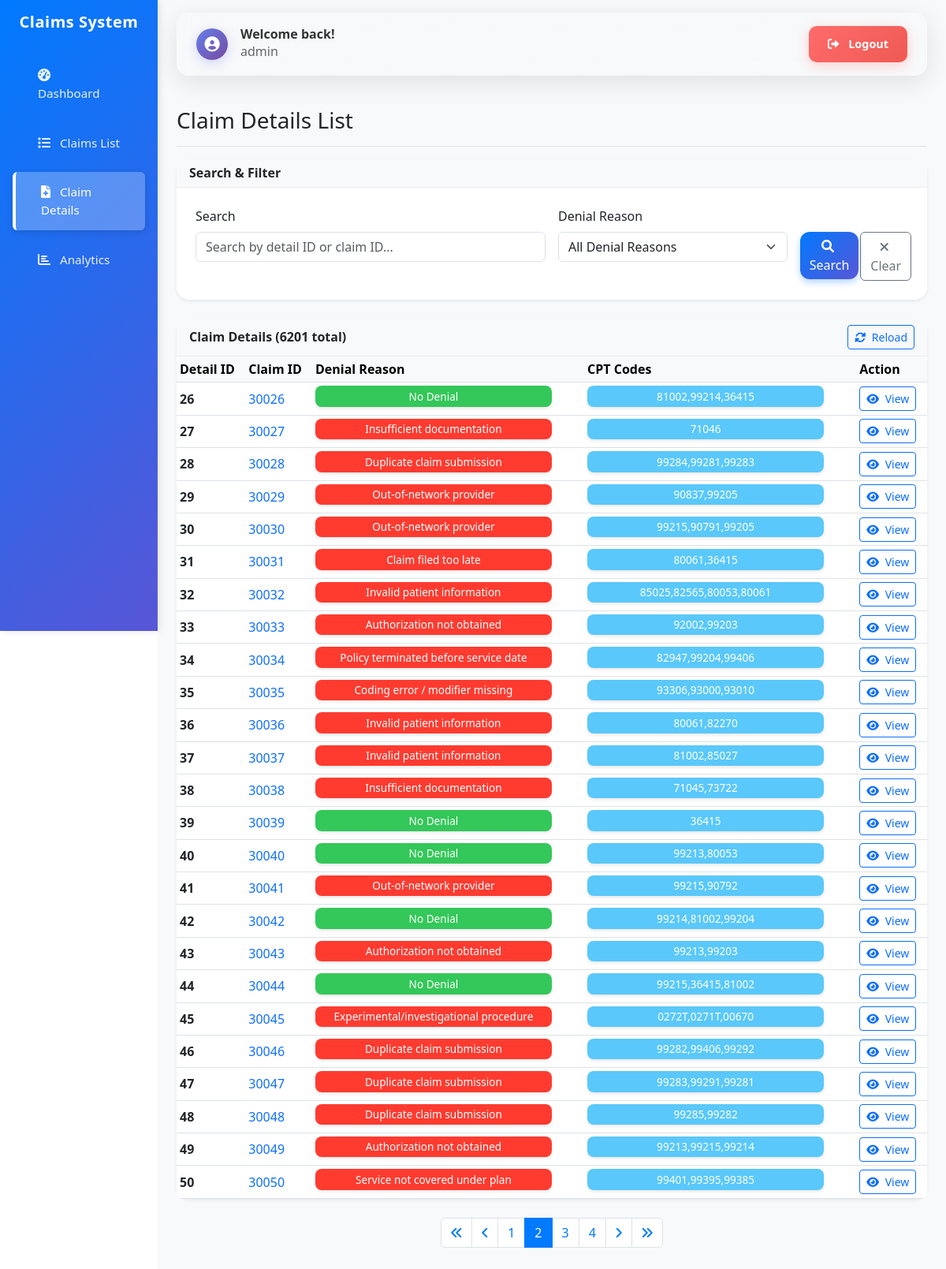
Screenshot of /dashboard/claim-details/?page=2 (signed in) with the database file from the repository.
### claims/models.py (models this page shows, shortened)
class ClaimDetail(models.Model):
    id = models.IntegerField(primary_key=True)
    claim_id = models.BigIntegerField()
    denial_reason = models.CharField(max_length=500, blank=True, null=True)
    cpt_codes = models.CharField(max_length=500, blank=True, null=True)
    class Meta:
        db_table = 'claim_detail'
        verbose_name = 'Claim Detail'
        verbose_name_plural = 'Claim Details'

### claims/views.py (the view)
# urls.py: path('claim-details/', views.claim_details_list, name='claim_details_list'),
@login_required
def claim_details_list(request):
    details = ClaimDetail.objects.all()
    search_query = request.GET.get('search', '')
    if search_query:
        details = details.filter(
            Q(claim_id__icontains=search_query) |
            Q(denial_reason__icontains=search_query) |
            Q(cpt_codes__icontains=search_query)
        )
    denial_filter = request.GET.get('denial_reason', '')
    if denial_filter:
        if denial_filter == 'No Denial':
            details = details.filter(denial_reason__isnull=True) | details.filter(denial_reason='')
        else:
            details = details.filter(denial_reason=denial_filter)
    denial_reasons = ClaimDetail.objects.exclude(
        denial_reason__isnull=True
    ).exclude(
        denial_reason=''
    ).values_list('denial_reason', flat=True).distinct()
    details = details.order_by('id')  # Order by ID for consistent pagination
    paginator = Paginator(details, 25)
    page_number = request.GET.get('page')
    page_obj = paginator.get_page(page_number)
    context = {
        'page_obj': page_obj,
        'search_query': search_query,
        'denial_filter': denial_filter,
        'denial_reasons': denial_reasons,
    }
    return render(request, 'claims/claim_details_list.html', context)

### templates/claims/claim_details_list.html (shortened to what this page needs)
{% extends 'base.html' %}
{% block content %}
<div class="d-flex justify-content-between flex-wrap flex-md-nowrap align-items-center pt-3 pb-2 mb-3 border-bottom">
    <h1 class="h2 fs-3 fs-md-2">Claim Details List</h1>
</div>
<div class="card shadow-sm mb-4" x-data="{
    searchQuery: '{{ search_query }}'
}">
    <div class="card-header bg-light">
        <h6 class="m-0 fw-bold fs-6">Search & Filter</h6>
    </div>
    <div class="card-body p-3 p-md-4">
        <form method="get" class="row g-3">
            <div class="col-12 col-sm-6 col-lg-6">
                <label for="search" class="form-label">Search</label>
                <input type="text" class="form-control" id="search" name="search"
                       value="{{ search_query }}" placeholder="Search by detail ID or claim ID...">
            </div>
            <div class="col-12 col-sm-6 col-lg-4">
                <label for="denial_reason" class="form-label">Denial Reason</label>
                <select class="form-select" id="denial_reason" name="denial_reason">
                    <option value="">All Denial Reasons</option>
                </select>
            </div>
            <div class="col-12 col-sm-6 col-lg-1">
                <label class="form-label">&nbsp;</label>
                <div class="d-grid">
                    <button type="submit" class="btn btn-primary">
                        <i class="fas fa-search me-1"></i>
                        <span class="d-none d-sm-inline">Search</span>
                    </button>
                </div>
            </div>
            <div class="col-12 col-sm-6 col-lg-1">
                <label class="form-label">&nbsp;</label>
                <div class="d-grid">
                    <a href="{% url 'claims:claim_details_list' %}" class="btn btn-outline-secondary">
                        <i class="fas fa-times me-1"></i>
                        <span class="d-none d-sm-inline">Clear</span>
                    </a>
                </div>
            </div>
        </form>
    </div>
</div>
<div class="row g-3 mb-4">
    <div class="col-12">
        <div class="card shadow-sm">
            <div class="card-header bg-light d-flex justify-content-between align-items-center">
                <h6 class="m-0 fw-bold fs-6">Claim Details ({{ page_obj.paginator.count }} total)</h6>
                <div class="btn-group" role="group">
                    <button type="button" class="btn btn-outline-primary btn-sm" onclick="reloadClaimDetails()">
                        <i class="fas fa-sync-alt me-1"></i>
                        <span class="d-none d-sm-inline">Reload</span>
                    </button>
                </div>
            </div>
            <div class="card-body p-0">
                <div class="table-responsive claim-line-items">
                    <table class="table table-hover table-sm mb-0">
                        <thead class="table-light">
                            <tr>
                                <th class="text-nowrap">Detail ID</th>
                                <th class="text-nowrap">Claim ID</th>
                                <th class="text-nowrap">Denial Reason</th>
                                <th class="text-nowrap">CPT Codes</th>
                                <th class="text-nowrap">Action</th>
                            </tr>
                        </thead>
                        <tbody>
                            {% for detail in page_obj %}
                            <tr>
                                <td class="text-nowrap"><strong>{{ detail.id }}</strong></td>
                                <td class="text-nowrap">
                                    <a href="{% url 'claims:claim_detail' detail.claim_id %}" class="text-decoration-none">
                                        {{ detail.claim_id }}
                                    </a>
                                </td>
                                <td class="text-break">
                                    {% if detail.denial_reason %}
                                        <span class="badge bg-danger diagnosis-badge">{{ detail.denial_reason }}</span>
                                    {% else %}
                                        <span class="badge bg-success diagnosis-badge">No Denial</span>
                                    {% endif %}
                                </td>
                                <td class="text-break">
                                    {% if detail.cpt_codes %}
                                        <span class="badge bg-info diagnosis-badge">{{ detail.cpt_codes }}</span>
                                    {% else %}
                                        <span class="text-muted">-</span>
                                    {% endif %}
                                </td>
                                <td class="text-nowrap">
                                    <div class="btn-group" role="group">
                                        <a href="{% url 'claims:claim_detail' detail.claim_id %}" class="btn btn-sm btn-outline-primary">
                                            <i class="fas fa-eye me-1"></i>
                                            <span class="d-none d-sm-inline">View</span>
                                        </a>
                                    </div>
                                </td>
                            </tr>
                            {% endfor %}
                        </tbody>
                    </table>
                </div>
            </div>
        </div>
    </div>
</div>
{% if page_obj.has_other_pages %}
<div class="row">
    <div class="col-12">
        <nav aria-label="Claim details pagination">
            <ul class="pagination justify-content-center">
                {% if page_obj.has_previous %}
                <li class="page-item">
                    <a class="page-link" href="?page=1{% if search_query %}&search={{ search_query }}{% endif %}{% if denial_filter %}&denial_reason={{ denial_filter }}{% endif %}">
                        <i class="fas fa-angle-double-left"></i>
                    </a>
                </li>
                <li class="page-item">
                    <a class="page-link" href="?page={{ page_obj.previous_page_number }}{% if search_query %}&search={{ search_query }}{% endif %}{% if denial_filter %}&denial_reason={{ denial_filter }}{% endif %}">
                        <i class="fas fa-angle-left"></i>
                    </a>
                </li>
                {% endif %}
                {% for num in page_obj.paginator.page_range %}
                    {% if page_obj.number == num %}
                    <li class="page-item active">
                        <span class="page-link">{{ num }}</span>
                    </li>
                    {% elif num > page_obj.number|add:'-3' and num < page_obj.number|add:'3' %}
                    <li class="page-item">
                        <a class="page-link" href="?page={{ num }}{% if search_query %}&search={{ search_query }}{% endif %}{% if denial_filter %}&denial_reason={{ denial_filter }}{% endif %}">{{ num }}</a>
                    </li>
                    {% endif %}
                {% endfor %}
                {% if page_obj.has_next %}
                <li class="page-item">
                    <a class="page-link" href="?page={{ page_obj.next_page_number }}{% if search_query %}&search={{ search_query }}{% endif %}{% if denial_filter %}&denial_reason={{ denial_filter }}{% endif %}">
                        <i class="fas fa-angle-right"></i>
                    </a>
                </li>
                <li class="page-item">
                    <a class="page-link" href="?page={{ page_obj.paginator.num_pages }}{% if search_query %}&search={{ search_query }}{% endif %}{% if denial_filter %}&denial_reason={{ denial_filter }}{% endif %}">
                        <i class="fas fa-angle-double-right"></i>
                    </a>
                </li>
                {% endif %}
            </ul>
        </nav>
    </div>
</div>
{% endif %}
{% endblock %}

### templates/base.html (shortened to what this page needs)
<!DOCTYPE html>
<html lang="en">
<head>
    <link href="https://cdn.jsdelivr.net/npm/bootstrap@5.3.0/dist/css/bootstrap.min.css" rel="stylesheet">
    <link href="https://cdnjs.cloudflare.com/ajax/libs/font-awesome/6.0.0/css/all.min.css" rel="stylesheet">
</head>
<body>
    <div class="container-fluid p-0">
        <div class="row g-0 m-0">
            <nav class="col-12 col-md-3 col-lg-2 d-md-block sidebar collapse offcanvas-md offcanvas-start" id="sidebarOffcanvas" tabindex="-1" aria-labelledby="sidebarOffcanvasLabel">
                <div class="offcanvas-body p-0">
                    <div class="position-sticky pt-3">
                        <div class="text-center mb-4 px-3">
                            <h4 class="text-white fs-5 fs-md-4">Claims System</h4>
                        </div>
                        <ul class="nav flex-column px-3">
                            <li class="nav-item">
                                <a class="nav-link {% if request.resolver_match.url_name == 'dashboard' %}active{% endif %}" href="{% url 'claims:dashboard' %}">
                                    <i class="fas fa-tachometer-alt me-2"></i>
                                    <span class="d-none d-sm-inline">Dashboard</span>
                                </a>
                            </li>
                            <li class="nav-item">
                                <a class="nav-link {% if request.resolver_match.url_name == 'claim_list' %}active{% endif %}" href="{% url 'claims:claim_list' %}">
                                    <i class="fas fa-list me-2"></i>
                                    <span class="d-none d-sm-inline">Claims List</span>
                                </a>
                            </li>
                            <li class="nav-item">
                                <a class="nav-link {% if request.resolver_match.url_name == 'claim_details_list' %}active{% endif %}" href="{% url 'claims:claim_details_list' %}">
                                    <i class="fas fa-file-medical me-2"></i>
                                    <span class="d-none d-sm-inline">Claim Details</span>
                                </a>
                            </li>
                            <li class="nav-item">
                                <a class="nav-link {% if request.resolver_match.url_name == 'analytics' %}active{% endif %}" href="{% url 'claims:analytics' %}">
                                    <i class="fas fa-chart-bar me-2"></i>
                                    <span class="d-none d-sm-inline">Analytics</span>
                                </a>
                            </li>
                        </ul>
                    </div>
                </div>
            </nav>
            <main class="col-12 col-md-9 ms-sm-auto col-lg-10 px-3 px-md-4 main-content">
                <div class="pt-3 pb-2 mb-3">
                    {% if user.is_authenticated %}
                    <div class="user-header mb-4">
                        <div class="d-flex flex-column flex-sm-row justify-content-between align-items-start align-items-sm-center gap-3">
                            <div class="welcome-section">
                                <div class="welcome-icon">
                                    <i class="fas fa-user-circle"></i>
                                </div>
                                <div class="welcome-text">
                                    <h6 class="welcome-title mb-0">Welcome back!</h6>
                                    <small class="welcome-subtitle">{{ user.username }}</small>
                                </div>
                            </div>
                            <div class="logout-section">
                                <a href="{% url 'logout' %}" class="btn btn-logout">
                                    <i class="fas fa-sign-out-alt me-2"></i>
                                    <span class="d-none d-sm-inline">Logout</span>
                                </a>
                            </div>
                        </div>
                    </div>
                    {% endif %}
                    {% block content %}{% endblock %}
                </div>
            </main>
        </div>
    </div>
</body>
</html>

### rows the page displays
ClaimDetail: id "26", claim_id "30026", shows "No Denial", cpt_codes "81002,99214,36415"
ClaimDetail: id "27", claim_id "30027", denial_reason "Insufficient documentation", cpt_codes "71046"
ClaimDetail: id "28", claim_id "30028", denial_reason "Duplicate claim submission", cpt_codes "99284,99281,99283"
ClaimDetail: id "29", claim_id "30029", denial_reason "Out-of-network provider", cpt_codes "90837,99205"
ClaimDetail: id "30", claim_id "30030", denial_reason "Out-of-network provider", cpt_codes "99215,90791,99205"
ClaimDetail: id "31", claim_id "30031", denial_reason "Claim filed too late", cpt_codes "80061,36415"
ClaimDetail: id "32", claim_id "30032", denial_reason "Invalid patient information", cpt_codes "85025,82565,80053,80061"
ClaimDetail: id "33", claim_id "30033", denial_reason "Authorization not obtained", cpt_codes "92002,99203"
ClaimDetail: id "34", claim_id "30034", denial_reason "Policy terminated before service date", cpt_codes "82947,99204,99406"
ClaimDetail: id "35", claim_id "30035", denial_reason "Coding error / modifier missing", cpt_codes "93306,93000,93010"
ClaimDetail: id "36", claim_id "30036", denial_reason "Invalid patient information", cpt_codes "80061,82270"
ClaimDetail: id "37", claim_id "30037", denial_reason "Invalid patient information", cpt_codes "81002,85027"
ClaimDetail: id "38", claim_id "30038", denial_reason "Insufficient documentation", cpt_codes "71045,73722"
ClaimDetail: id "39", claim_id "30039", shows "No Denial", cpt_codes "36415"
ClaimDetail: id "40", claim_id "30040", shows "No Denial", cpt_codes "99213,80053"
ClaimDetail: id "41", claim_id "30041", denial_reason "Out-of-network provider", cpt_codes "99215,90792"
ClaimDetail: id "42", claim_id "30042", shows "No Denial", cpt_codes "99214,81002,99204"
ClaimDetail: id "43", claim_id "30043", denial_reason "Authorization not obtained", cpt_codes "99213,99203"
ClaimDetail: id "44", claim_id "30044", shows "No Denial", cpt_codes "99215,36415,81002"
ClaimDetail: id "45", claim_id "30045", denial_reason "Experimental/investigational procedure", cpt_codes "0272T,0271T,00670"
ClaimDetail: id "46", claim_id "30046", denial_reason "Duplicate claim submission", cpt_codes "99282,99406,99292"
ClaimDetail: id "47", claim_id "30047", denial_reason "Duplicate claim submission", cpt_codes "99283,99291,99281"
ClaimDetail: id "48", claim_id "30048", denial_reason "Duplicate claim submission", cpt_codes "99285,99282"
ClaimDetail: id "49", claim_id "30049", denial_reason "Authorization not obtained", cpt_codes "99213,99215,99214"
ClaimDetail: id "50", claim_id "30050", denial_reason "Service not covered under plan", cpt_codes "99401,99395,99385"

### other values shown
{{ user.username }} "admin"
{{ page_obj.paginator.count }} "6201"
{{ num }} "1" "3" "4"
{{ num }} "2"
